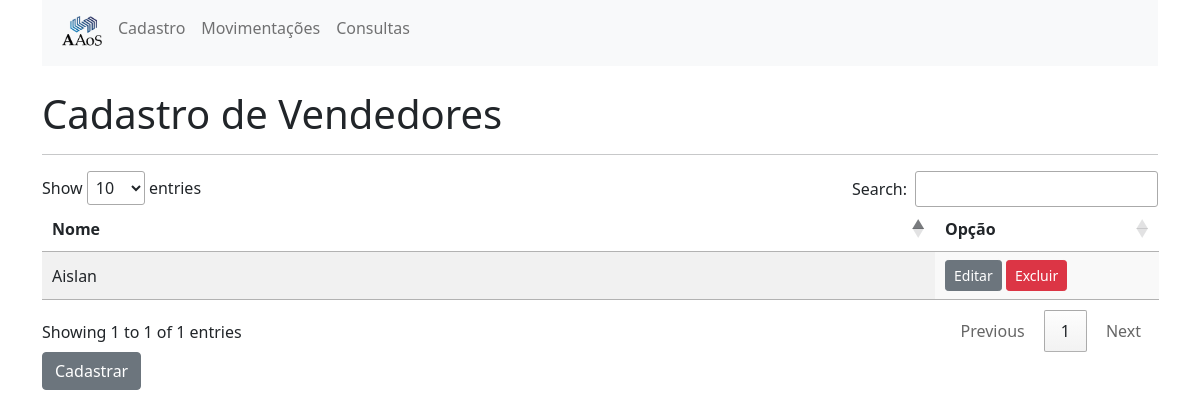
/vendedores/, run on an earlier commit of the app's database.
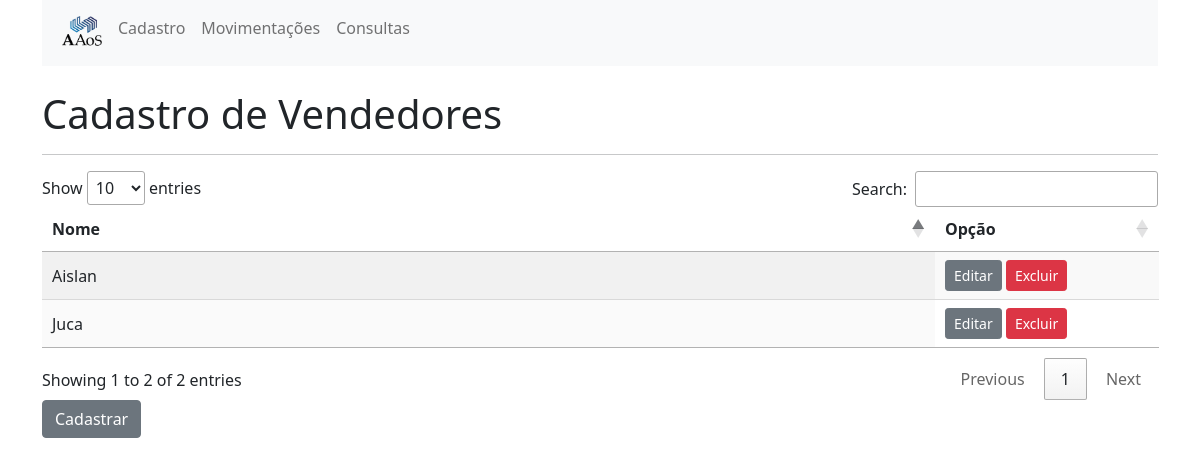
And on a later commit of the database.
### cadastros/models.py (models this page shows, shortened)
class Vendedor(models.Model):
    nome = models.CharField(
        verbose_name="Nome do vendedor",
        max_length=50
    )
    class Meta:
        db_table = "cad_vendendor"
        verbose_name = "Vendedor"
        verbose_name_plural = "Vendedores"

### cadastros/views.py (the view)
# urls.py: path('vendedores/', views.list_vendedores, name='list_vendedores'),
def list_vendedores(request):
    vendeores = Vendedor.objects.all()
    return render(request, 'cadastros/vendedores.html', {'vendedores':vendeores})

### cadastros/templates/cadastros/vendedores.html (shortened to what this page needs)
{% extends 'cadastros/base.html' %}
{% block content %}
    <br>
    <h1>Cadastro de Vendedores</h1>
    <hr>
    <table id="vendedores_table" class="display">
        <thead>
            <tr>
                <th>Nome</th>
                <th>Opção</th>
            </tr>
        </thead>
        <tbody>
            {% for vendedor in vendedores %}
                <tr>
                    <td>
                        {{vendedor.nome}}
                    </td>
                    <td>
                       <a href="{% url 'edit_vendedor' pk=vendedor.pk %}" class="btn btn-secondary btn-sm">Editar</a>
                       <a href="{% url 'delete_vendedor' pk=vendedor.pk %}" class="btn btn-danger btn-sm">Excluir</a>
                    </td>
                </tr>
            {% endfor %}
        </tbody>
    </table>
    <a href={% url 'new_vendedor' %} class="btn btn-secondary">Cadastrar</a>
{% endblock %}

What changed in the data, as far as the page shows it:
added Vendedor: nome "Juca"
Also different on the page:
text written by a page script: "Show entries Search: Showing 1 to 1 of 1 entries Previous 1 Next" → "Show entries Search: Showing 1 to 2 of 2 entries Previous 1 Next"
